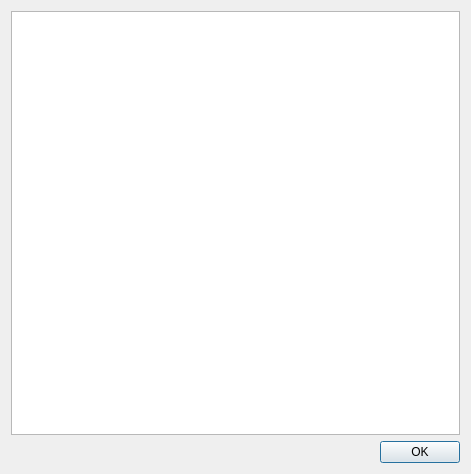
<?xml version="1.0" encoding="UTF-8"?>
<ui version="4.0">
 <class>FunctionSyntaxDialog</class>
 <widget class="QDialog" name="FunctionSyntaxDialog">
  <property name="geometry">
   <rect>
    <x>0</x>
    <y>0</y>
    <width>471</width>
    <height>474</height>
   </rect>
  </property>
  <property name="windowTitle">
   <string>Function Syntax</string>
  </property>
  <layout class="QVBoxLayout" name="verticalLayout">
   <item>
    <widget class="QTextEdit" name="text">
     <property name="readOnly">
      <bool>true</bool>
     </property>
     <property name="html">
      <string>&lt;!DOCTYPE HTML PUBLIC &quot;-//W3C//DTD HTML 4.0//EN&quot; &quot;http://www.w3.org/TR/REC-html40/strict.dtd&quot;&gt;
&lt;html&gt;&lt;head&gt;&lt;meta name=&quot;qrichtext&quot; content=&quot;1&quot; /&gt;&lt;style type=&quot;text/css&quot;&gt;
p, li { white-space: pre-wrap; }
&lt;/style&gt;&lt;/head&gt;&lt;body style=&quot; font-family:'MS Shell Dlg 2'; font-size:8.14286pt; font-weight:400; font-style:normal;&quot;&gt;
&lt;p style=&quot;-qt-paragraph-type:empty; margin-top:0px; margin-bottom:0px; margin-left:0px; margin-right:0px; -qt-block-indent:0; text-indent:0px; font-size:8pt;&quot;&gt;&lt;br /&gt;&lt;/p&gt;&lt;/body&gt;&lt;/html&gt;</string>
     </property>
    </widget>
   </item>
   <item>
    <widget class="QDialogButtonBox" name="buttonBox">
     <property name="orientation">
      <enum>Qt::Horizontal</enum>
     </property>
     <property name="standardButtons">
      <set>QDialogButtonBox::Ok</set>
     </property>
    </widget>
   </item>
  </layout>
 </widget>
 <resources/>
 <connections>
  <connection>
   <sender>buttonBox</sender>
   <signal>accepted()</signal>
   <receiver>FunctionSyntaxDialog</receiver>
   <slot>accept()</slot>
   <hints>
    <hint type="sourcelabel">
     <x>248</x>
     <y>254</y>
    </hint>
    <hint type="destinationlabel">
     <x>157</x>
     <y>274</y>
    </hint>
   </hints>
  </connection>
  <connection>
   <sender>buttonBox</sender>
   <signal>rejected()</signal>
   <receiver>FunctionSyntaxDialog</receiver>
   <slot>reject()</slot>
   <hints>
    <hint type="sourcelabel">
     <x>316</x>
     <y>260</y>
    </hint>
    <hint type="destinationlabel">
     <x>286</x>
     <y>274</y>
    </hint>
   </hints>
  </connection>
 </connections>
</ui>
